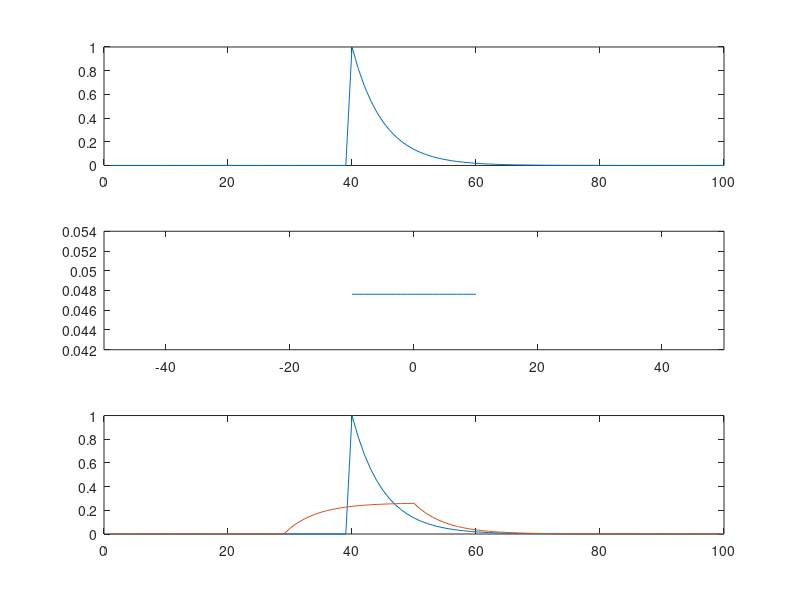
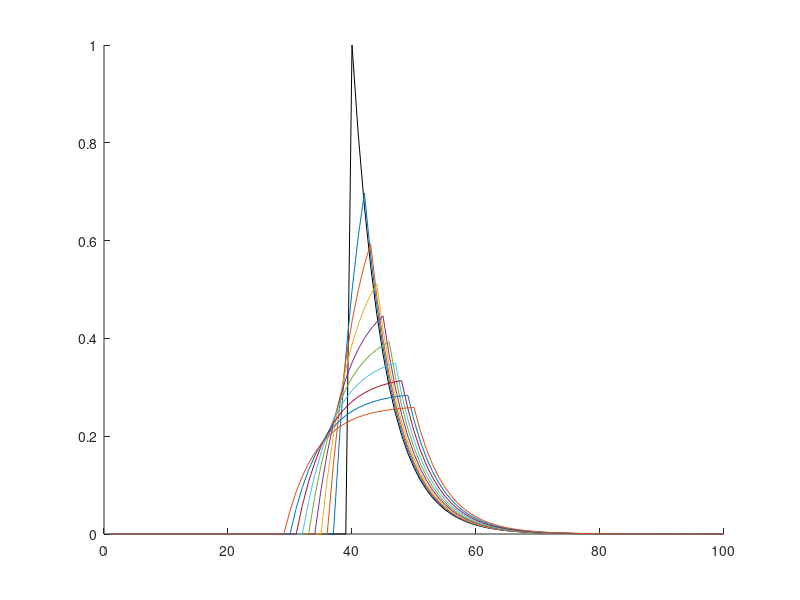

The MATLAB source for these figures, in order: (Note: this script raises an error after producing the figures.)
%% Constants and given values: all lengths are in [mm].

clear;

% sample x and make f(x)
x = 1:100;  % sampled x [0 100]
f = exp(-0.2*(x-40));  
f(x<40) = 0;


%% Make the kernel and conduct convolution

% kernel g(x)
x1 = -10:10;  % x for g
g = ones(size(x1));
g = g/sum(g);  % normalize g 

% convolution
fConv = conv(f,g,'same');

% plot
figure;
subplot(311);  plot(x,f);  xlim([0 100]);
subplot(312);  plot(x1,g);  xlim([-50 50]);
subplot(313);  plot(x,[f',fConv']);  xlim([0 100]);


%% Change the kernel size

kerSize = (4:2:20);  % many kernel sizes: better to be even numbers to make g(x) symmetric
nk = length(kerSize);

figure;
line(x,f,'color','k');  % the original f(x) in black
clr = lines(nk);  % different color for different kerSize result
for ik=1:nk
    kerSize1 = kerSize(ik);
    
    x1 = -kerSize1/2:kerSize1/2;
    g = ones(size(x1));
    g = g/sum(g);
    
    fConv = conv(f,g,'same');
    line(x,fConv,'color',clr(ik,:));
end
legend(cat(2,{'raw'},compose('%g',kerSize)));
    



